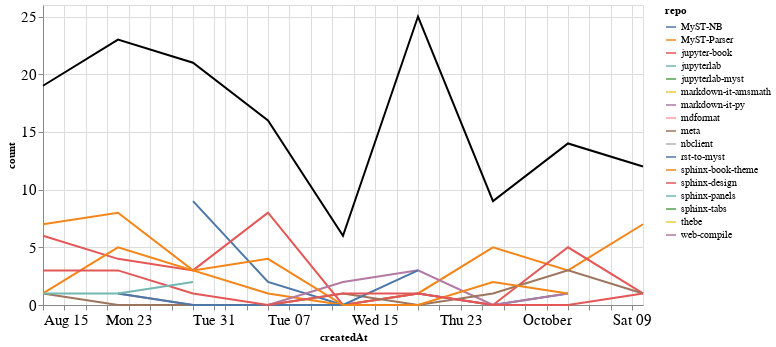

Notebook source saved alongside this figure:
### Markdown cell above
### Comments

### Code cell
comments_time = comments.groupby('repo').resample('W', on='createdAt').count()['author'].reset_index()
comments_time = comments_time.rename(columns={'author': 'count'})
comments_time_total = comments_time.groupby('createdAt').agg({"count": "sum"}).reset_index()
ch1 = alt.Chart(comments_time, width=600).mark_line().encode(
    x='createdAt',
    y='count',
    color='repo',
    tooltip="repo"
)

ch2 = alt.Chart(comments_time_total, width=600).mark_line(color="black").encode(
    x='createdAt',
    y='count',
)

ch1 + ch2

### Figure 1 — Vega-Lite specification as saved in the notebook (floating-point values rounded to 4 significant figures)
{"config": {"axisLeft": {"labelFontSize": 15}, "axisBottom": {"labelFontSize": 15}}, "layer": [{"data": {"name": "data-eb9dc6800db76f4ed49b6dfc561a92b4"}, "mark": "line", "encoding": {"color": {"type": "nominal", "field": "repo"}, "tooltip": {"type": "nominal", "field": "repo"}, "x": {"type": "temporal", "field": "createdAt"}, "y": {"type": "quantitative", "field": "count"}}, "width": 600}, {"data": {"name": "data-ab4e4ea853bd7772fe54c12b247187df"}, "mark": {"type": "line", "color": "black"}, "encoding": {"x": {"type": "temporal", "field": "createdAt"}, "y": {"type": "quantitative", "field": "count"}}, "width": 600}], "$schema": "https://vega.github.io/schema/vega-lite/v4.8.1.json", "datasets": {"data-eb9dc6800db76f4ed49b6dfc561a92b4": [{"repo": "MyST-NB", "createdAt": "2021-08-29T00:00:00", "count": 9}, {"repo": "MyST-NB", "createdAt": "2021-09-05T00:00:00", "count": 2}, {"repo": "MyST-NB", "createdAt": "2021-09-12T00:00:00", "count": 0}, {"repo": "MyST-NB", "createdAt": "2021-09-19T00:00:00", "count": 1}, {"repo": "MyST-NB", "createdAt": "2021-09-26T00:00:00", "count": 0}, {"repo": "MyST-NB", "createdAt": "2021-10-03T00:00:00", "count": 1}, {"repo": "MyST-Parser", "createdAt": "2021-08-15T00:00:00", "count": 7}, {"repo": "MyST-Parser", "createdAt": "2021-08-22T00:00:00", "count": 8}, {"repo": "MyST-Parser", "createdAt": "2021-08-29T00:00:00", "count": 3}, {"repo": "MyST-Parser", "createdAt": "2021-09-05T00:00:00", "count": 1}, {"repo": "MyST-Parser", "createdAt": "2021-09-12T00:00:00", "count": 0}, {"repo": "MyST-Parser", "createdAt": "2021-09-19T00:00:00", "count": 1}, {"repo": "MyST-Parser", "createdAt": "2021-09-26T00:00:00", "count": 5}, {"repo": "MyST-Parser", "createdAt": "2021-10-03T00:00:00", "count": 3}, {"repo": "MyST-Parser", "createdAt": "2021-10-10T00:00:00", "count": 7}, {"repo": "jupyter-book", "createdAt": "2021-08-15T00:00:00", "count": 6}, {"repo": "jupyter-book", "createdAt": "2021-08-22T00:00:00", "count": 4}, {"repo": "jupyter-book", "createdAt": "2021-08-29T00:00:00", "count": 3}, {"repo": "jupyter-book", "createdAt": "2021-09-05T00:00:00", "count": 8}, {"repo": "jupyter-book", "createdAt": "2021-09-12T00:00:00", "count": 0}, {"repo": "jupyter-book", "createdAt": "2021-09-19T00:00:00", "count": 1}, {"repo": "jupyter-book", "createdAt": "2021-09-26T00:00:00", "count": 0}, {"repo": "jupyter-book", "createdAt": "2021-10-03T00:00:00", "count": 5}, {"repo": "jupyter-book", "createdAt": "2021-10-10T00:00:00", "count": 1}, {"repo": "jupyterlab", "createdAt": "2021-09-19T00:00:00", "count": 1}, {"repo": "jupyterlab-myst", "createdAt": "2021-09-19T00:00:00", "count": 7}, {"repo": "markdown-it-amsmath", "createdAt": "2021-09-12T00:00:00", "count": 1}, {"repo": "markdown-it-py", "createdAt": "2021-08-22T00:00:00", "count": 1}, {"repo": "markdown-it-py", "createdAt": "2021-08-29T00:00:00", "count": 0}, {"repo": "markdown-it-py", "createdAt": "2021-09-05T00:00:00", "count": 0}, {"repo": "markdown-it-py", "createdAt": "2021-09-12T00:00:00", "count": 2}, {"repo": "markdown-it-py", "createdAt": "2021-09-19T00:00:00", "count": 3}, {"repo": "markdown-it-py", "createdAt": "2021-09-26T00:00:00", "count": 0}, {"repo": "markdown-it-py", "createdAt": "2021-10-03T00:00:00", "count": 1}, {"repo": "mdformat", "createdAt": "2021-09-05T00:00:00", "count": 1}, {"repo": "meta", "createdAt": "2021-08-15T00:00:00", "count": 1}, {"repo": "meta", "createdAt": "2021-08-22T00:00:00", "count": 0}, {"repo": "meta", "createdAt": "2021-08-29T00:00:00", "count": 0}, {"repo": "meta", "createdAt": "2021-09-05T00:00:00", "count": 0}, {"repo": "meta", "createdAt": "2021-09-12T00:00:00", "count": 1}, {"repo": "meta", "createdAt": "2021-09-19T00:00:00", "count": 0}, {"repo": "meta", "createdAt": "2021-09-26T00:00:00", "count": 1}, {"repo": "meta", "createdAt": "2021-10-03T00:00:00", "count": 3}, {"repo": "meta", "createdAt": "2021-10-10T00:00:00", "count": 1}, {"repo": "nbclient", "createdAt": "2021-09-19T00:00:00", "count": 7}, {"repo": "rst-to-myst", "createdAt": "2021-08-22T00:00:00", "count": 1}, {"repo": "rst-to-myst", "createdAt": "2021-08-29T00:00:00", "count": 0}, {"repo": "rst-to-myst", "createdAt": "2021-09-05T00:00:00", "count": 0}, {"repo": "rst-to-myst", "createdAt": "2021-09-12T00:00:00", "count": 0}, {"repo": "rst-to-myst", "createdAt": "2021-09-19T00:00:00", "count": 3}, {"repo": "sphinx-book-theme", "createdAt": "2021-08-15T00:00:00", "count": 1}, {"repo": "sphinx-book-theme", "createdAt": "2021-08-22T00:00:00", "count": 5}, {"repo": "sphinx-book-theme", "createdAt": "2021-08-29T00:00:00", "count": 3}, {"repo": "sphinx-book-theme", "createdAt": "2021-09-05T00:00:00", "count": 4}, {"repo": "sphinx-book-theme", "createdAt": "2021-09-12T00:00:00", "count": 0}, {"repo": "sphinx-book-theme", "createdAt": "2021-09-19T00:00:00", "count": 0}, {"repo": "sphinx-book-theme", "createdAt": "2021-09-26T00:00:00", "count": 2}, {"repo": "sphinx-book-theme", "createdAt": "2021-10-03T00:00:00", "count": 1}, {"repo": "sphinx-design", "createdAt": "2021-08-15T00:00:00", "count": 3}, {"repo": "sphinx-design", "createdAt": "2021-08-22T00:00:00", "count": 3}, {"repo": "sphinx-design", "createdAt": "2021-08-29T00:00:00", "count": 1}, {"repo": "sphinx-design", "createdAt": "2021-09-05T00:00:00", "count": 0}, {"repo": "sphinx-design", "createdAt": "2021-09-12T00:00:00", "count": 1}, {"repo": "sphinx-design", "createdAt": "2021-09-19T00:00:00", "count": 1}, {"repo": "sphinx-design", "createdAt": "2021-09-26T00:00:00", "count": 0}, {"repo": "sphinx-design", "createdAt": "2021-10-03T00:00:00", "count": 0}, {"repo": "sphinx-design", "createdAt": "2021-10-10T00:00:00", "count": 1}, {"repo": "sphinx-panels", "createdAt": "2021-08-15T00:00:00", "count": 1}, {"repo": "sphinx-panels", "createdAt": "2021-08-22T00:00:00", "count": 1}, {"repo": "sphinx-panels", "createdAt": "2021-08-29T00:00:00", "count": 2}, {"repo": "sphinx-tabs", "createdAt": "2021-09-12T00:00:00", "count": 1}, {"repo": "thebe", "createdAt": "2021-10-10T00:00:00", "count": 2}, {"repo": "web-compile", "createdAt": "2021-09-26T00:00:00", "count": 1}], "data-ab4e4ea853bd7772fe54c12b247187df": [{"createdAt": "2021-08-15T00:00:00", "count": 19}, {"createdAt": "2021-08-22T00:00:00", "count": 23}, {"createdAt": "2021-08-29T00:00:00", "count": 21}, {"createdAt": "2021-09-05T00:00:00", "count": 16}, {"createdAt": "2021-09-12T00:00:00", "count": 6}, {"createdAt": "2021-09-19T00:00:00", "count": 25}, {"createdAt": "2021-09-26T00:00:00", "count": 9}, {"createdAt": "2021-10-03T00:00:00", "count": 14}, {"createdAt": "2021-10-10T00:00:00", "count": 12}]}}
